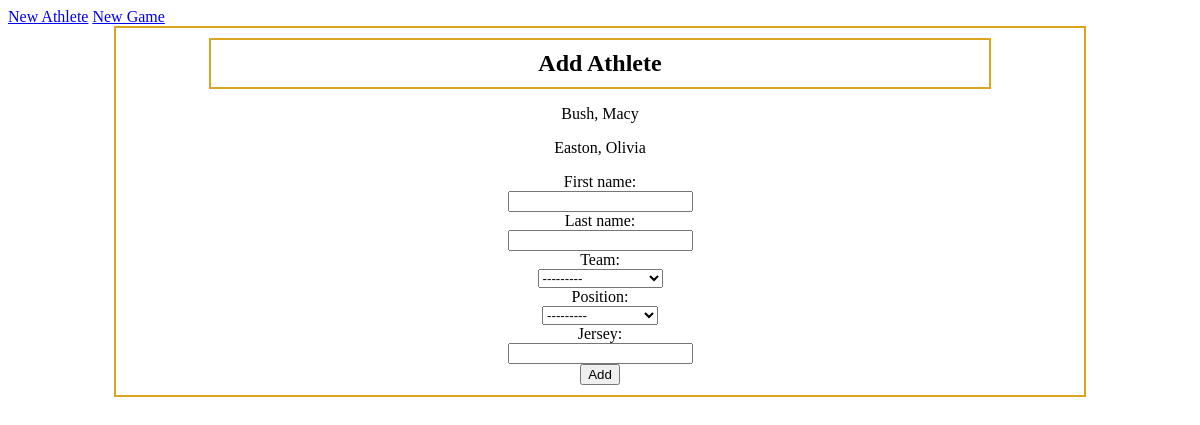
Page /addAthlete on the earlier database version.
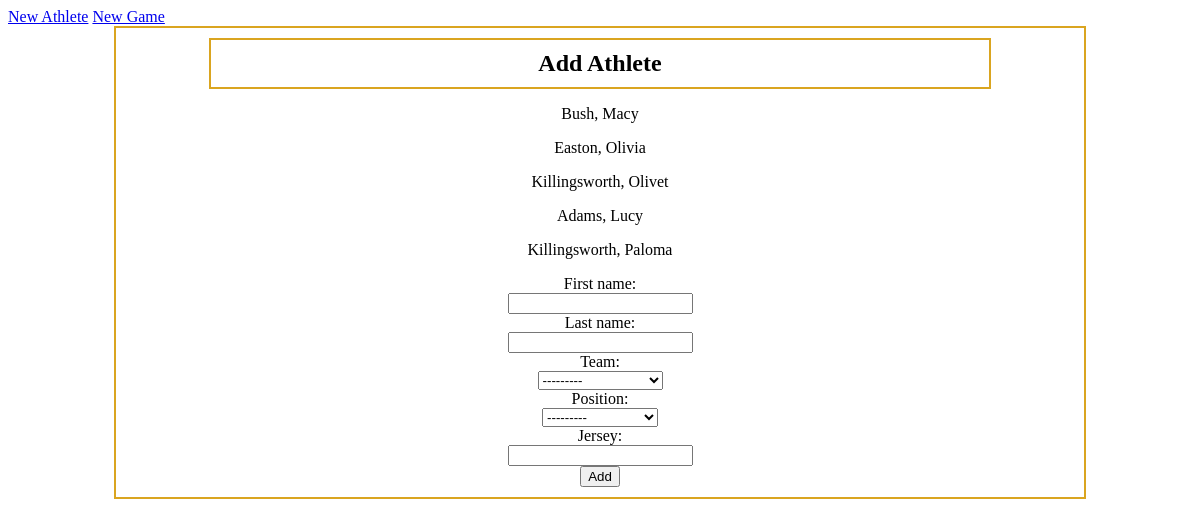
Same page on the later database version.
### stats/models.py (models this page shows)
class Athlete(models.Model):
    TEAMS = {
        "ElemG" : "Girl's 5th and 6th",
        "MidG" : "Girl's 7th and 8th",
        "VarsityG" : "Girl's Varsity",
        "ElemB" : "Boy's 5th and 6th",
        "MidB" : "Boy's 7th and 8th",
        "VarsityB" : "Boy's Varsity"
    }
    POSITIONS = {
        "1" : "Point Guard",
        "2" : "Shooting Guard",
        "3" : "Small Forward",
        "4" : "Power Forward",
        "5" : "Center"
    }
    first_name = models.CharField(max_length = 20)
    last_name = models.CharField(max_length = 30)
    team = models.CharField(max_length=8,choices=TEAMS)
    position = models.CharField(max_length=1,choices=POSITIONS)
    jersey = models.IntegerField()
    def __str__(self):
        return f"{self.last_name}, {self.first_name}"

### stats/views.py (the view)
# urls.py: path("addAthlete",views.athlete_page, name="add_athlete"),
def athlete_page(request):
    form = AthleteForm(request.POST)
    if form.is_valid():
        form.save()
        form = AthleteForm()
    athletes = Athlete.objects.all()
    return render(request, "stats/athletes.html",{"form" :form,"athletes" :athletes})

### stats/models.py
class AthleteForm(ModelForm):
    class Meta:
        model = Athlete
        fields = ["first_name","last_name","team","position","jersey"]

### stats/templates/stats/athletes.html
{% extends "stats/index.html" %} {% block content %}
<h2 class="main_content">Add Athlete</h2>
<div>
  {% for athlete in athletes %}
    <p>{{athlete}}</p>
  {% endfor %}
</div>
<form action="{% url 'add_athlete' %}" method="post">
  {% csrf_token %} {% for field in form %}
  <div>
    {{field.label_tag}} <br />
    {{field}}
  </div>
  {% endfor %}
  <input type="submit" value="Add" />
</form>
{% endblock %}

### stats/templates/stats/index.html (shortened to what this page needs)
<!DOCTYPE html>
<html lang="en">
  <head>
  </head>
  <body>
    <div class="navigation">
      <a href="{% url 'add_athlete' %}">New Athlete</a>
      <a href="{% url 'add_game' %}">New Game</a>
    </div>
    <div class="main_content">{% block content %} {% endblock %}</div>
  </body>
</html>

### stats/templates/stats/index.html (style rules this page uses)
.main_content { margin: auto; width: 80%; border: 2px solid goldenrod; padding: 10px; text-align: center; }

Differences in the rows shown:
added Athlete: last_name+first_name "Killingsworth, Olivet"
added Athlete: last_name+first_name "Adams, Lucy"
added Athlete: last_name+first_name "Killingsworth, Paloma"
